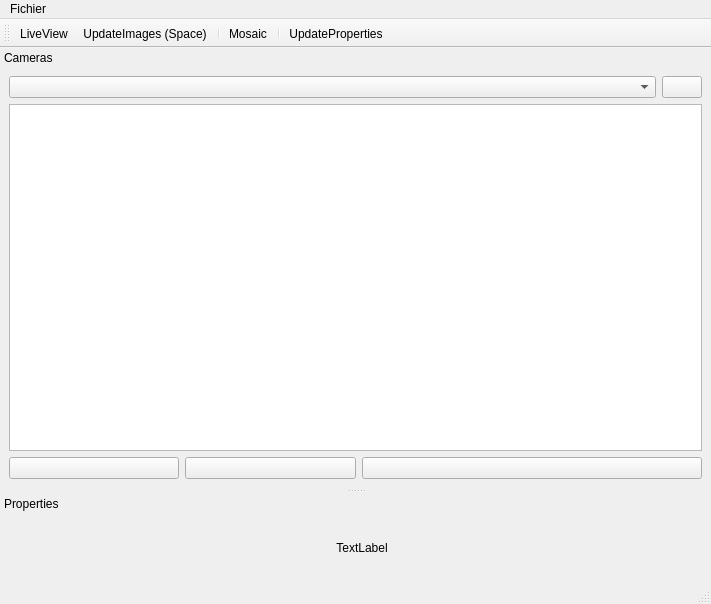
<?xml version="1.0" encoding="UTF-8"?>
<ui version="4.0">
 <class>MainWindow</class>
 <widget class="QMainWindow" name="MainWindow">
  <property name="geometry">
   <rect>
    <x>0</x>
    <y>0</y>
    <width>711</width>
    <height>604</height>
   </rect>
  </property>
  <property name="sizePolicy">
   <sizepolicy hsizetype="Preferred" vsizetype="Preferred">
    <horstretch>0</horstretch>
    <verstretch>0</verstretch>
   </sizepolicy>
  </property>
  <property name="windowTitle">
   <string>MainWindow</string>
  </property>
  <property name="toolButtonStyle">
   <enum>Qt::ToolButtonTextUnderIcon</enum>
  </property>
  <property name="dockOptions">
   <set>QMainWindow::AnimatedDocks</set>
  </property>
  <widget class="QMdiArea" name="centralwidget"/>
  <widget class="QMenuBar" name="menubar">
   <property name="geometry">
    <rect>
     <x>0</x>
     <y>0</y>
     <width>711</width>
     <height>19</height>
    </rect>
   </property>
   <widget class="QMenu" name="menuFichier">
    <property name="title">
     <string>Fichier</string>
    </property>
    <addaction name="actionQuitter"/>
   </widget>
   <addaction name="menuFichier"/>
  </widget>
  <widget class="QStatusBar" name="statusbar"/>
  <widget class="QDockWidget" name="CamerasWidget">
   <property name="styleSheet">
    <string notr="true"/>
   </property>
   <property name="features">
    <set>QDockWidget::DockWidgetMovable</set>
   </property>
   <property name="allowedAreas">
    <set>Qt::LeftDockWidgetArea|Qt::RightDockWidgetArea</set>
   </property>
   <property name="windowTitle">
    <string>Cameras</string>
   </property>
   <attribute name="dockWidgetArea">
    <number>1</number>
   </attribute>
   <widget class="QWidget" name="dockWidgetContents">
    <layout class="QVBoxLayout" name="verticalLayout">
     <item>
      <layout class="QHBoxLayout" name="horizontalLayout">
       <property name="topMargin">
        <number>0</number>
       </property>
       <item>
        <widget class="QComboBox" name="SelectCameras">
         <property name="sizePolicy">
          <sizepolicy hsizetype="Expanding" vsizetype="Fixed">
           <horstretch>0</horstretch>
           <verstretch>0</verstretch>
          </sizepolicy>
         </property>
         <property name="minimumSize">
          <size>
           <width>0</width>
           <height>0</height>
          </size>
         </property>
         <property name="iconSize">
          <size>
           <width>16</width>
           <height>16</height>
          </size>
         </property>
        </widget>
       </item>
       <item>
        <widget class="QPushButton" name="Detect">
         <property name="enabled">
          <bool>true</bool>
         </property>
         <property name="sizePolicy">
          <sizepolicy hsizetype="Fixed" vsizetype="Fixed">
           <horstretch>0</horstretch>
           <verstretch>0</verstretch>
          </sizepolicy>
         </property>
         <property name="minimumSize">
          <size>
           <width>0</width>
           <height>0</height>
          </size>
         </property>
         <property name="cursor">
          <cursorShape>ArrowCursor</cursorShape>
         </property>
         <property name="toolTip">
          <string>Detect new cameras</string>
         </property>
         <property name="autoFillBackground">
          <bool>false</bool>
         </property>
         <property name="text">
          <string/>
         </property>
         <property name="icon">
          <iconset resource="Ressources.qrc">
           <normaloff>:/icons/add</normaloff>:/icons/add</iconset>
         </property>
        </widget>
       </item>
      </layout>
     </item>
     <item>
      <widget class="QTreeView" name="CameraTree">
       <property name="contextMenuPolicy">
        <enum>Qt::CustomContextMenu</enum>
       </property>
       <property name="editTriggers">
        <set>QAbstractItemView::EditKeyPressed</set>
       </property>
       <property name="dragEnabled">
        <bool>true</bool>
       </property>
       <property name="dragDropMode">
        <enum>QAbstractItemView::InternalMove</enum>
       </property>
       <property name="alternatingRowColors">
        <bool>true</bool>
       </property>
       <property name="autoExpandDelay">
        <number>200</number>
       </property>
       <property name="rootIsDecorated">
        <bool>true</bool>
       </property>
       <property name="itemsExpandable">
        <bool>true</bool>
       </property>
       <property name="animated">
        <bool>true</bool>
       </property>
       <property name="expandsOnDoubleClick">
        <bool>true</bool>
       </property>
       <attribute name="headerVisible">
        <bool>false</bool>
       </attribute>
       <attribute name="headerDefaultSectionSize">
        <number>0</number>
       </attribute>
      </widget>
     </item>
     <item>
      <layout class="QHBoxLayout" name="horizontalLayout_2">
       <property name="topMargin">
        <number>0</number>
       </property>
       <item>
        <widget class="QPushButton" name="addGroup">
         <property name="enabled">
          <bool>true</bool>
         </property>
         <property name="sizePolicy">
          <sizepolicy hsizetype="Minimum" vsizetype="Fixed">
           <horstretch>1</horstretch>
           <verstretch>0</verstretch>
          </sizepolicy>
         </property>
         <property name="toolTip">
          <string>Add group</string>
         </property>
         <property name="text">
          <string/>
         </property>
         <property name="icon">
          <iconset resource="Ressources.qrc">
           <normaloff>:/icons/folder_add</normaloff>:/icons/folder_add</iconset>
         </property>
         <property name="iconSize">
          <size>
           <width>24</width>
           <height>24</height>
          </size>
         </property>
         <property name="autoDefault">
          <bool>false</bool>
         </property>
         <property name="default">
          <bool>false</bool>
         </property>
         <property name="flat">
          <bool>false</bool>
         </property>
        </widget>
       </item>
       <item>
        <widget class="QPushButton" name="deleteGroup">
         <property name="sizePolicy">
          <sizepolicy hsizetype="Minimum" vsizetype="Fixed">
           <horstretch>1</horstretch>
           <verstretch>0</verstretch>
          </sizepolicy>
         </property>
         <property name="toolTip">
          <string>Delete group</string>
         </property>
         <property name="text">
          <string/>
         </property>
         <property name="icon">
          <iconset resource="Ressources.qrc">
           <normaloff>:/icons/folder_delete</normaloff>:/icons/folder_delete</iconset>
         </property>
         <property name="iconSize">
          <size>
           <width>24</width>
           <height>24</height>
          </size>
         </property>
        </widget>
       </item>
       <item>
        <widget class="QPushButton" name="editItem">
         <property name="sizePolicy">
          <sizepolicy hsizetype="Minimum" vsizetype="Fixed">
           <horstretch>2</horstretch>
           <verstretch>0</verstretch>
          </sizepolicy>
         </property>
         <property name="toolTip">
          <string>Edit</string>
         </property>
         <property name="text">
          <string/>
         </property>
         <property name="icon">
          <iconset resource="Ressources.qrc">
           <normaloff>:/icons/edit</normaloff>:/icons/edit</iconset>
         </property>
         <property name="iconSize">
          <size>
           <width>24</width>
           <height>24</height>
          </size>
         </property>
        </widget>
       </item>
      </layout>
     </item>
    </layout>
   </widget>
  </widget>
  <widget class="QDockWidget" name="PropertiesWidget">
   <property name="features">
    <set>QDockWidget::DockWidgetMovable</set>
   </property>
   <property name="allowedAreas">
    <set>Qt::LeftDockWidgetArea|Qt::RightDockWidgetArea</set>
   </property>
   <property name="windowTitle">
    <string>Properties</string>
   </property>
   <attribute name="dockWidgetArea">
    <number>1</number>
   </attribute>
   <widget class="QWidget" name="dockWidgetContents_2">
    <layout class="QVBoxLayout" name="verticalLayout_2">
     <item>
      <layout class="QHBoxLayout" name="horizontalLayout_3">
       <item>
        <spacer name="horizontalSpacer">
         <property name="orientation">
          <enum>Qt::Horizontal</enum>
         </property>
         <property name="sizeHint" stdset="0">
          <size>
           <width>40</width>
           <height>20</height>
          </size>
         </property>
        </spacer>
       </item>
       <item>
        <widget class="QLabel" name="propertiesIcon">
         <property name="text">
          <string notr="true"/>
         </property>
        </widget>
       </item>
       <item>
        <widget class="QLabel" name="label">
         <property name="layoutDirection">
          <enum>Qt::LeftToRight</enum>
         </property>
         <property name="text">
          <string>TextLabel</string>
         </property>
         <property name="alignment">
          <set>Qt::AlignCenter</set>
         </property>
        </widget>
       </item>
       <item>
        <spacer name="horizontalSpacer_2">
         <property name="orientation">
          <enum>Qt::Horizontal</enum>
         </property>
         <property name="sizeHint" stdset="0">
          <size>
           <width>40</width>
           <height>20</height>
          </size>
         </property>
        </spacer>
       </item>
      </layout>
     </item>
     <item>
      <layout class="QVBoxLayout" name="propertiesContainer"/>
     </item>
    </layout>
   </widget>
  </widget>
  <widget class="QToolBar" name="toolBar">
   <property name="windowTitle">
    <string>toolBar</string>
   </property>
   <property name="toolButtonStyle">
    <enum>Qt::ToolButtonIconOnly</enum>
   </property>
   <property name="floatable">
    <bool>false</bool>
   </property>
   <attribute name="toolBarArea">
    <enum>TopToolBarArea</enum>
   </attribute>
   <attribute name="toolBarBreak">
    <bool>false</bool>
   </attribute>
   <addaction name="actionLiveView"/>
   <addaction name="actionUpdateImages"/>
   <addaction name="separator"/>
   <addaction name="actionMosaic"/>
   <addaction name="separator"/>
   <addaction name="actionUpdateProperties"/>
  </widget>
  <action name="actionQuitter">
   <property name="icon">
    <iconset resource="Ressources.qrc">
     <normaloff>:/icons/quit</normaloff>:/icons/quit</iconset>
   </property>
   <property name="text">
    <string>Quitter</string>
   </property>
   <property name="shortcut">
    <string>Ctrl+Q</string>
   </property>
  </action>
  <action name="actionMosaic">
   <property name="icon">
    <iconset resource="Ressources.qrc">
     <normaloff>:/icons/mosaic</normaloff>:/icons/mosaic</iconset>
   </property>
   <property name="text">
    <string>Mosaic</string>
   </property>
   <property name="toolTip">
    <string>Make a mosaic with camera views</string>
   </property>
  </action>
  <action name="actionUpdateImages">
   <property name="icon">
    <iconset resource="Ressources.qrc">
     <normaloff>:/icons/one</normaloff>:/icons/one</iconset>
   </property>
   <property name="text">
    <string>UpdateImages (Space)</string>
   </property>
   <property name="shortcut">
    <string>Space</string>
   </property>
  </action>
  <action name="actionUpdateProperties">
   <property name="text">
    <string>UpdateProperties</string>
   </property>
  </action>
  <action name="actionLiveView">
   <property name="checkable">
    <bool>true</bool>
   </property>
   <property name="icon">
    <iconset resource="Ressources.qrc">
     <normaloff>:/icons/liveview</normaloff>:/icons/liveview</iconset>
   </property>
   <property name="text">
    <string>LiveView</string>
   </property>
  </action>
 </widget>
 <resources>
  <include location="Ressources.qrc"/>
 </resources>
 <connections/>
</ui>
